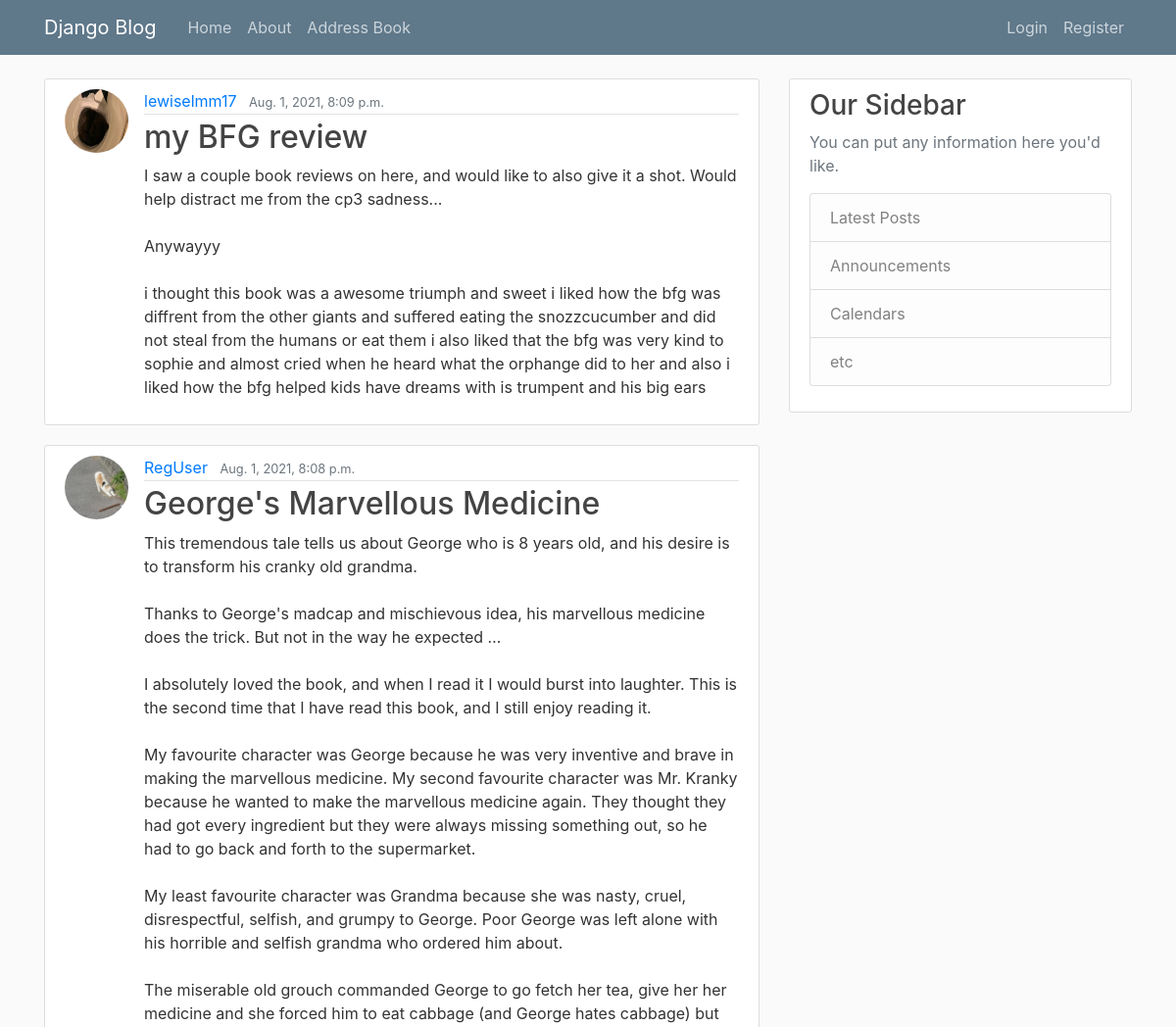
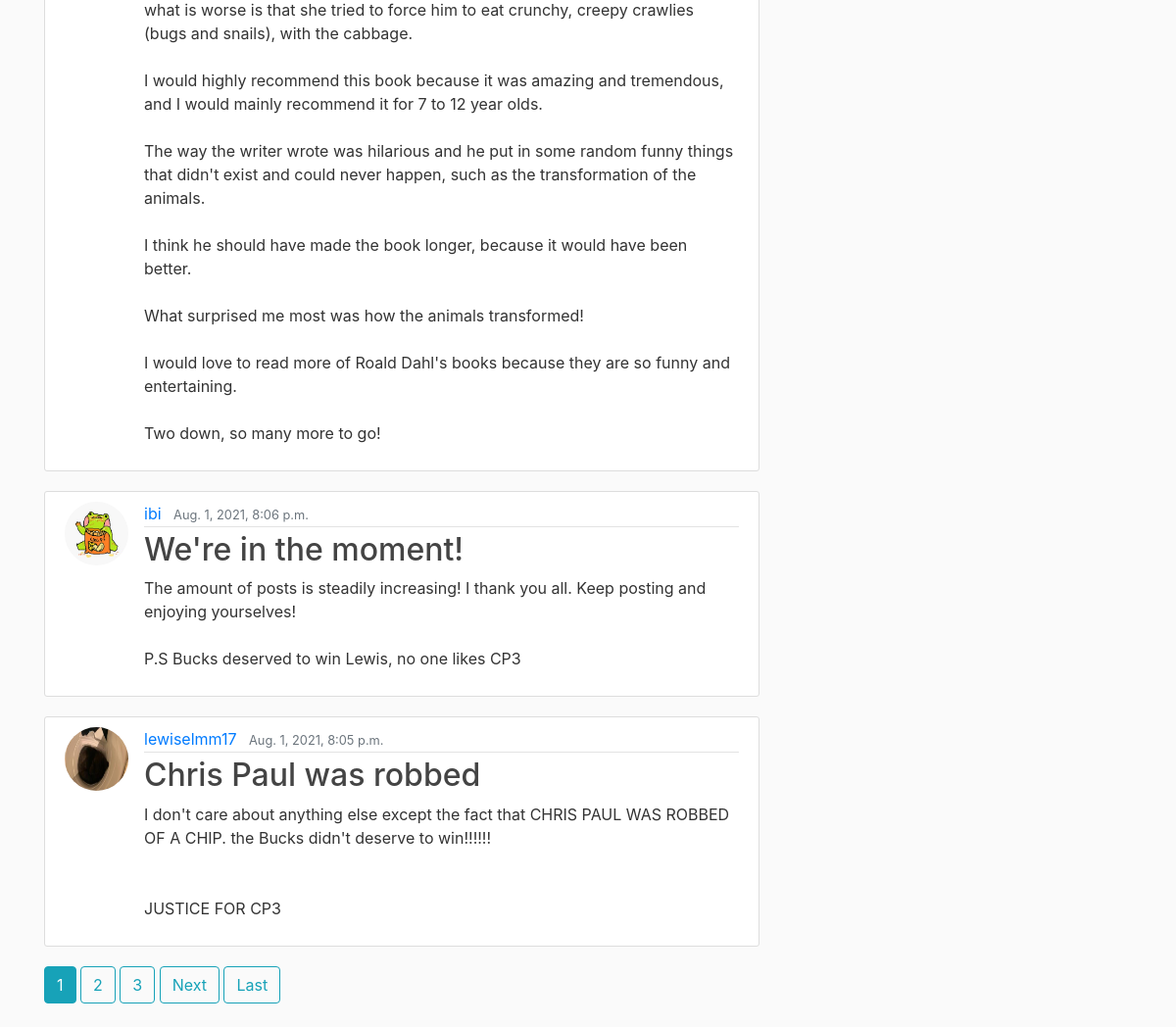
The page / on the database its author committed (2 pictures, top to bottom).
### blog/models.py (models this page shows, shortened)
class Post(models.Model):
    title = models.CharField(max_length=100)
    content = models.TextField()
    date_posted = models.DateTimeField(default=timezone.now)
    author = models.ForeignKey(User, on_delete=models.CASCADE)

### users/models.py (models this page shows, shortened)
class Profile(models.Model):
    user = models.OneToOneField(User, on_delete = models.CASCADE)
    image = models.ImageField(default='default.jpg', upload_to='profile_pics')

### blog/views.py (the view)
# urls.py: path('', PostListView.as_view(), name='blog-home'),
class PostListView(ListView):
    model = Post
    template_name = 'blog/home.html'  # <app>/<model>_<viewtype>.html
    context_object_name = 'posts'
    ordering = ['-date_posted']
    paginate_by = 4

### blog/templates/blog/home.html (shortened to what this page needs)
{% extends "blog/base.html" %}
{% block content %}
    {% for post in posts %}
        <article class="media content-section">
          <img class="rounded-circle article-img" src="{{ post.author.profile.image.url }}">
          <div class="media-body">
            <div class="article-metadata">
              <a class="mr-2" href="{% url 'user-posts' post.author.username %} ">{{ post.author }}</a>
              <small class="text-muted">{{ post.date_posted }}</small>
            </div>
            <h2><a class="article-title" href="{% url 'post-detail' post.id %}">{{ post.title }}</a></h2>
            <p class="article-content">{{ post.content }}</p>
          </div>
        </article>
    {% endfor %}
    {% if is_paginated %}
        {% for num in page_obj.paginator.page_range %}
        {% if page_obj.number == num %}
          <a class="btn btn-info mb-4" href="?page={{ num }}">{{ num }}</a>
        {% elif num > page_obj.number|add:'-3' and num < page_obj.number|add:'3' %}
          <a class="btn btn-outline-info mb-4" href="?page={{ num }}">{{ num }}</a>
        {% endif %}
      {% endfor %}
      {% if page_obj.has_next %}
      <a class="btn btn-outline-info mb-4" href="?page={{ page_obj.next_page_number }}">Next</a>
      <a class="btn btn-outline-info mb-4" href="?page={{ page_obj.paginator.num_pages }}">Last</a>
      {% endif %}
    {% endif %}
{% endblock content %}

### blog/templates/blog/base.html (shortened to what this page needs)
{% load static %}
<!DOCTYPE html>
<html>
<head>
    <link rel="stylesheet" href="https://maxcdn.bootstrapcdn.com/bootstrap/4.0.0/css/bootstrap.min.css">
    <link rel="stylesheet" type="text/css" href="{% static 'blog/main.css' %}">
</head>
<body>
    <header class="site-header">
      <nav class="navbar navbar-expand-md navbar-dark bg-steel fixed-top">
        <div class="container">
          <a class="navbar-brand mr-4" href="{% url 'blog-home' %}">Django Blog</a>
          <div class="collapse navbar-collapse" id="navbarToggle">
            <div class="navbar-nav mr-auto">
              <a class="nav-item nav-link" href="{% url 'blog-home' %}">Home</a>
              <a class="nav-item nav-link" href="{% url 'blog-about' %}">About</a>
              <a class="nav-item nav-link" href="{% url 'blog-addressbook' %}">Address Book</a>
            </div>
            <div class="navbar-nav">
              {% if user.is_authenticated %}
                <a class="nav-item nav-link" href="{% url 'post-create' %}">New Post</a>
                <a class="nav-item nav-link" href="{%url 'profile' %}">Profile</a>
                <a class="nav-item nav-link" href="{% url 'logout' %}">Logout</a>
              {% else %}
                <a class="nav-item nav-link" href="{% url 'login' %}">Login</a>
                <a class="nav-item nav-link" href="{% url 'register' %}">Register</a>
              {% endif %}
            </div>
          </div>
        </div>
      </nav>
    </header>
    <main role="main" class="container">
      <div class="row">
        <div class="col-md-8">
          {% block content %}{% endblock %}
        </div>
        <div class="col-md-4">
          <div class="content-section">
            <h3>Our Sidebar</h3>
            <p class='text-muted'>You can put any information here you'd like.
              <ul class="list-group">
                <li class="list-group-item list-group-item-light">Latest Posts</li>
                <li class="list-group-item list-group-item-light">Announcements</li>
                <li class="list-group-item list-group-item-light">Calendars</li>
                <li class="list-group-item list-group-item-light">etc</li>
              </ul>
            </p>
          </div>
        </div>
      </div>
    </main>
</body>
</html>

### blog/static/blog/main.css (style rules this page uses)
body { background: #fafafa; color: #333333; margin-top: 5rem; }
h1, h2, h3, h4, h5, h6 { color: #444444; }
ul { margin: 0; }
.bg-steel { background-color: #5f788a; }
.site-header .navbar-nav .nav-link { color: #cbd5db; }
.content-section { background: #ffffff; padding: 10px 20px; border: 1px solid #dddddd; border-radius: 3px; margin-bottom: 20px; }
.article-title { color: #444444; }
.article-content { white-space: pre-line; }
.article-img { height: 65px; width: 65px; margin-right: 16px; }
.article-metadata { padding-bottom: 1px; margin-bottom: 4px; border-bottom: 1px solid #e3e3e3 }

### rows shown on the page
Post: author.profile.image (placeholder picture), author "lewiselmm17", date_posted "Aug. 1, 2021, 8:09 p.m.", title "my BFG review", content "I saw a couple book reviews on here, and would like to also give it a shot. Would help distract me from the cp3 sadness... Anywayyy i thought this book was a awesome triumph and sweet i liked how the bfg was diffrent from the other giants and suffered eating the snozzcucumber and did not steal from the humans or eat them i also liked that the bfg was very kind to sophie and almost cried when he heard what the orphange did to her and also i liked how the bfg helped kids have dreams with is trumpent and his big ears"
Post: author.profile.image (picture), author "RegUser", date_posted "Aug. 1, 2021, 8:08 p.m.", title "George's Marvellous Medicine", content "This tremendous tale tells us about George who is 8 years old, and his desire is to transform his cranky old grandma. Thanks to George's madcap and mischievous idea, his marvellous medicine does the trick. But not in the way he expected … I absolutely loved the book, and when I read it I would burst into laughter. This is the second time that I have read this book, and I still enjoy reading it. My favourite character was George because he was very inventive and brave in making the marvellous medicine. My second favourite character was Mr. Kranky because he wanted to make the marvellous medicine again. They thought they had got every ingredient but they were always missing something out, so…"
Post: author.profile.image (picture), author "ibi", date_posted "Aug. 1, 2021, 8:06 p.m.", title "We're in the moment!", content "The amount of posts is steadily increasing! I thank you all. Keep posting and enjoying yourselves! P.S Bucks deserved to win Lewis, no one likes CP3"
Post: author.profile.image (placeholder picture), author "lewiselmm17", date_posted "Aug. 1, 2021, 8:05 p.m.", title "Chris Paul was robbed", content "I don't care about anything else except the fact that CHRIS PAUL WAS ROBBED OF A CHIP. the Bucks didn't deserve to win!!!!!! JUSTICE FOR CP3"

### other values the page prints
{{ num }} "1"
{{ num }} "2" "3"
